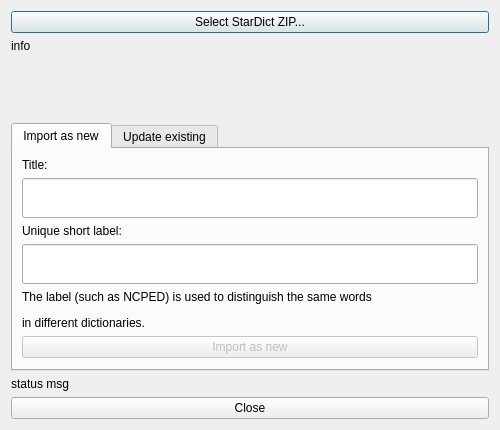
<?xml version="1.0" encoding="UTF-8"?>
<ui version="4.0">
 <class>ImportStarDictDialog</class>
 <widget class="QDialog" name="ImportStarDictDialog">
  <property name="geometry">
   <rect>
    <x>0</x>
    <y>0</y>
    <width>500</width>
    <height>430</height>
   </rect>
  </property>
  <property name="sizePolicy">
   <sizepolicy hsizetype="Fixed" vsizetype="MinimumExpanding">
    <horstretch>0</horstretch>
    <verstretch>0</verstretch>
   </sizepolicy>
  </property>
  <property name="baseSize">
   <size>
    <width>500</width>
    <height>400</height>
   </size>
  </property>
  <property name="windowTitle">
   <string>Import from a StarDict Zip Dictionary</string>
  </property>
  <layout class="QHBoxLayout" name="horizontalLayout_2">
   <item>
    <layout class="QVBoxLayout" name="verticalLayout">
     <item alignment="Qt::AlignTop">
      <widget class="QPushButton" name="open_btn">
       <property name="text">
        <string>Select StarDict ZIP...</string>
       </property>
      </widget>
     </item>
     <item>
      <widget class="QLabel" name="info">
       <property name="text">
        <string>info</string>
       </property>
      </widget>
     </item>
     <item>
      <spacer name="verticalSpacer">
       <property name="orientation">
        <enum>Qt::Vertical</enum>
       </property>
       <property name="sizeHint" stdset="0">
        <size>
         <width>20</width>
         <height>0</height>
        </size>
       </property>
      </spacer>
     </item>
     <item alignment="Qt::AlignBottom">
      <widget class="QTabWidget" name="tabWidget">
       <property name="currentIndex">
        <number>0</number>
       </property>
       <widget class="QWidget" name="create_new_tab">
        <attribute name="title">
         <string>Import as new</string>
        </attribute>
        <layout class="QVBoxLayout" name="verticalLayout_3">
         <item>
          <layout class="QVBoxLayout" name="verticalLayout_2">
           <item>
            <widget class="QLabel" name="label_3">
             <property name="text">
              <string>Title:</string>
             </property>
            </widget>
           </item>
           <item>
            <widget class="QLineEdit" name="title">
             <property name="minimumSize">
              <size>
               <width>0</width>
               <height>40</height>
              </size>
             </property>
            </widget>
           </item>
           <item>
            <widget class="QLabel" name="label_4">
             <property name="text">
              <string>Unique short label:</string>
             </property>
            </widget>
           </item>
           <item>
            <widget class="QLineEdit" name="label">
             <property name="minimumSize">
              <size>
               <width>0</width>
               <height>40</height>
              </size>
             </property>
            </widget>
           </item>
           <item>
            <widget class="QLabel" name="label_5">
             <property name="text">
              <string>&lt;html&gt;&lt;head/&gt;&lt;body&gt;&lt;p&gt;The label (such as NCPED) is used to distinguish the same words&lt;/p&gt;&lt;p&gt;in different dictionaries.&lt;/p&gt;&lt;/body&gt;&lt;/html&gt;</string>
             </property>
            </widget>
           </item>
           <item>
            <widget class="QPushButton" name="import_new_btn">
             <property name="enabled">
              <bool>false</bool>
             </property>
             <property name="text">
              <string>Import as new</string>
             </property>
             <property name="checkable">
              <bool>false</bool>
             </property>
            </widget>
           </item>
           <item>
            <spacer name="verticalSpacer_3">
             <property name="orientation">
              <enum>Qt::Vertical</enum>
             </property>
             <property name="sizeHint" stdset="0">
              <size>
               <width>20</width>
               <height>0</height>
              </size>
             </property>
            </spacer>
           </item>
          </layout>
         </item>
        </layout>
       </widget>
       <widget class="QWidget" name="update_existing_tab">
        <attribute name="title">
         <string>Update existing</string>
        </attribute>
        <layout class="QVBoxLayout" name="verticalLayout_5">
         <item>
          <layout class="QVBoxLayout" name="verticalLayout_4">
           <item>
            <widget class="QLabel" name="label_6">
             <property name="text">
              <string>Select title:</string>
             </property>
            </widget>
           </item>
           <item>
            <widget class="QComboBox" name="select_title"/>
           </item>
           <item>
            <widget class="QLabel" name="selected_info">
             <property name="text">
              <string>selected info</string>
             </property>
            </widget>
           </item>
           <item>
            <spacer name="verticalSpacer_2">
             <property name="orientation">
              <enum>Qt::Vertical</enum>
             </property>
             <property name="sizeHint" stdset="0">
              <size>
               <width>20</width>
               <height>0</height>
              </size>
             </property>
            </spacer>
           </item>
           <item>
            <widget class="QPushButton" name="update_existing_btn">
             <property name="enabled">
              <bool>false</bool>
             </property>
             <property name="text">
              <string>Update existing</string>
             </property>
            </widget>
           </item>
          </layout>
         </item>
        </layout>
       </widget>
      </widget>
     </item>
     <item>
      <widget class="QLabel" name="msg">
       <property name="text">
        <string>status msg</string>
       </property>
      </widget>
     </item>
     <item>
      <layout class="QHBoxLayout" name="horizontalLayout">
       <item>
        <widget class="QPushButton" name="close_btn">
         <property name="text">
          <string>Close</string>
         </property>
        </widget>
       </item>
      </layout>
     </item>
    </layout>
   </item>
  </layout>
 </widget>
 <resources/>
 <connections/>
</ui>
